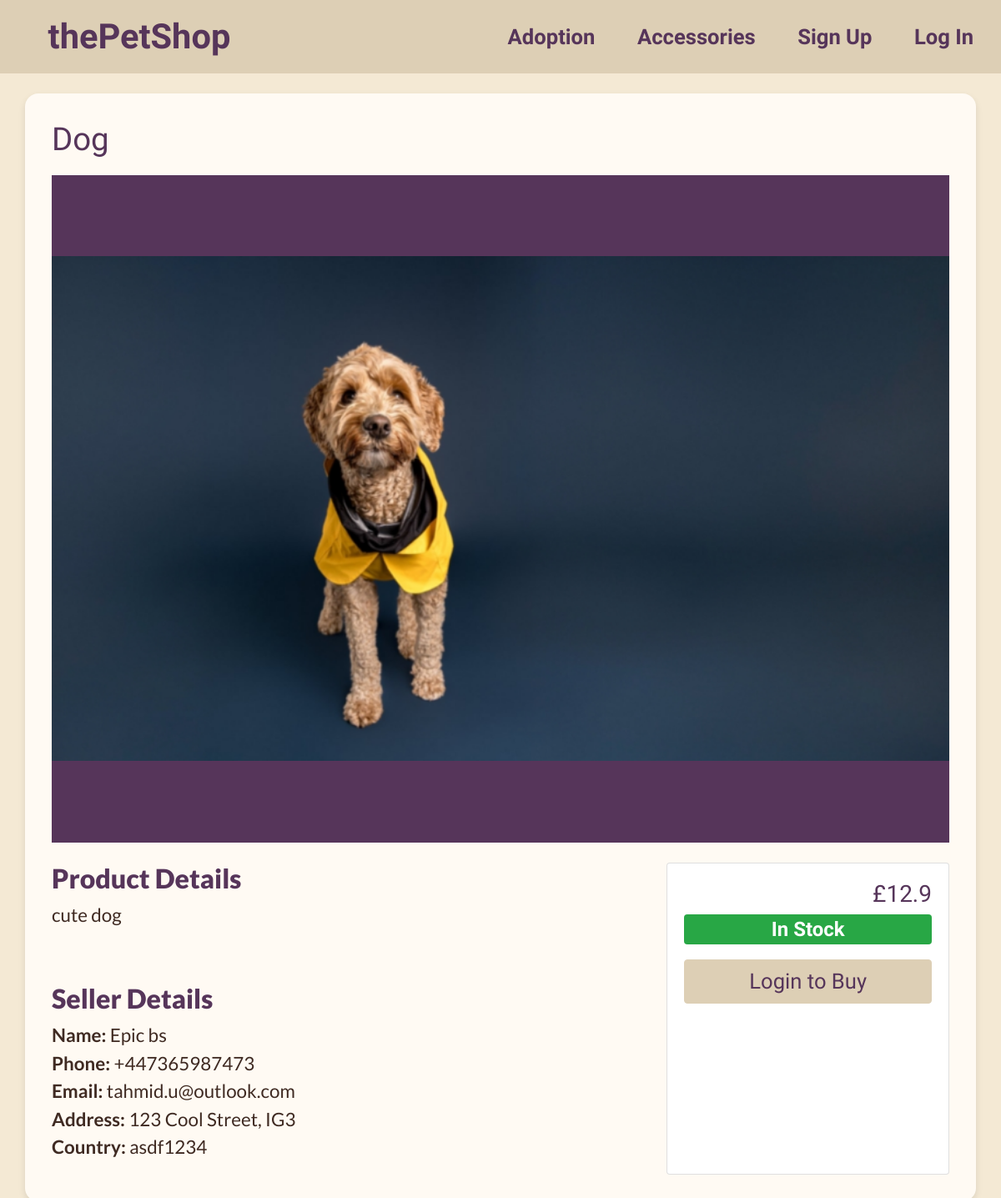
Page /accesory/1 on the earlier database version.
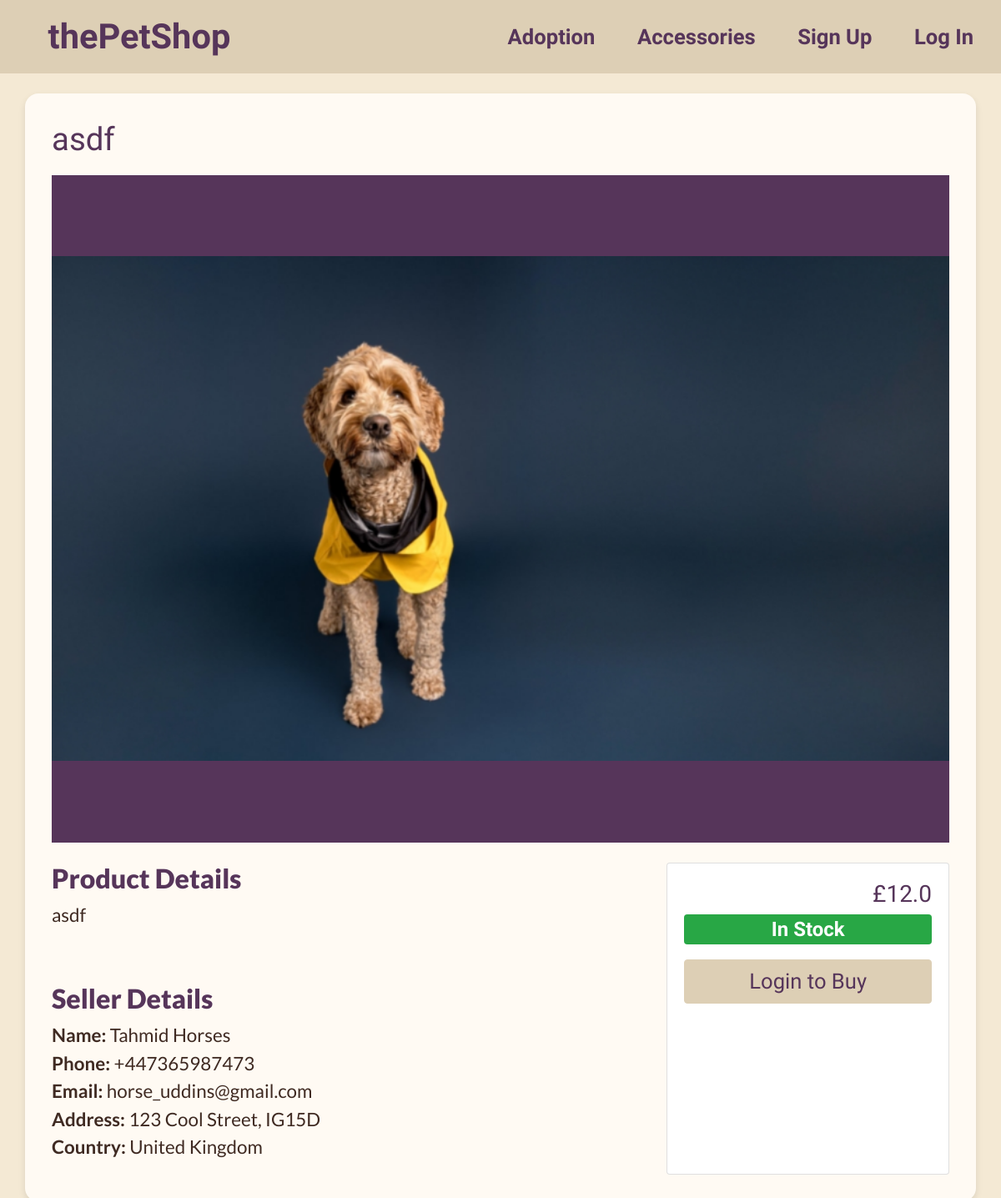
Same page on the later database version.
### app/models.py (models this page shows)
class Listing(db.Model):
    product_id = db.Column(db.Integer, primary_key=True)
    seller_id = db.Column(db.Integer, db.ForeignKey("seller.id"), nullable=False)
    name = db.Column(db.String(500), nullable=False)
    description = db.Column(db.Text, nullable=False)
    stock = db.Column(db.Integer, nullable=False)
    price = db.Column(db.Float, nullable=False)
    category = db.Column(db.String(50), nullable=False)
    images = db.relationship("Image", backref="image", lazy="dynamic")  # plural since one-to-many
    cart_items = db.relationship("Cart", backref="cart", lazy="dynamic")
    orders = db.relationship("Orders", backref="order", lazy="dynamic")

class Image(db.Model):
    id = db.Column(db.Integer, primary_key=True)
    product_id = db.Column(db.Integer, db.ForeignKey("listing.product_id"), nullable=False)
    url = db.Column(db.String(500), nullable=False)

class Seller(db.Model):
    id = db.Column(db.Integer, primary_key=True)
    user_id = db.Column(db.Integer, db.ForeignKey("user.id"), unique=True, nullable=False)
    business_name = db.Column(db.String(100), nullable=False)
    business_phone = db.Column(db.String(20), nullable=False)
    business_email = db.Column(db.String(120), nullable=False)
    business_address = db.Column(db.String(300), nullable=False)
    country = db.Column(db.String(50), nullable=False)
    created_at = db.Column(db.DateTime, default=datetime.datetime.now())
    listings = db.relationship("Listing", backref="seller", lazy="dynamic")  # plural since one-to-many
    orders = db.relationship("Orders", backref="seller", lazy="dynamic")

### app/views.py (the view)
@app.route("/adoption/<int:listing_id>", methods=["POST", "GET"])
@app.route("/accesory/<int:listing_id>", methods=["POST", "GET"])
def listingPage(listing_id):
    listing = Listing.query.filter_by(product_id=listing_id).first()
    seller = Seller.query.filter_by(id=listing.seller_id).first()
    product = {"product_id": listing.product_id,
               "name": listing.name,
               "description": listing.description,
               "price": listing.price,
               "in_stock": listing.stock > 0,
               "quantity": listing.stock,
               "images": []}
    images = Image.query.filter_by(product_id=listing.product_id).all()
    for image in images:
        product["images"].append(image.url)
    if "addToWishlist" in request.form:
        addToWishlist = wishlist_table.insert().values(id=current_user.id, product_id=listing_id)
        db.session.execute(addToWishlist)
        db.session.commit()
    return render_template("listing_page.html", product=product, seller=seller, user=current_user, image_count=len(product["images"]))

### app/templates/listing_page.html (shortened to what this page needs)
{% extends "base.html" %}
{% block content %}
{% include 'nav_bar.html' %}
<div class="container mt-4" id="form_template">
    <h1>{{ product.name }}</h1>
    <div id="imageSlideShow" class="carousel slide" data-ride="carousel">
        <div class="carousel-inner">
            {% for image in product.images %}
            <div class="carousel-item {{ 'active' if loop.index == 1 else ''}}" style="height: 25em; overflow: hidden; border:1em; background-color:#56355a;">
                <img src="../static/{{ image }}" alt="{{ product.name }}" id="image_fit" class="d-block w-100">
            </div>
            {% endfor %}
        </div>
    </div>
    <div class="row mt-4">
        <div class="col-md-8">
                <h2>Product Details</h2>
                <p>{{ product.description }}</p>
                <br>
                <h2>Seller Details</h2>
                <p>
                <strong>Name:</strong>     {{ seller.business_name}}<br>
                <strong>Phone:</strong>     {{ seller.business_phone}}<br>
                <strong>Email:</strong>     {{ seller.business_email}}<br>
                <strong>Address:</strong>     {{ seller.business_address}}<br>
                <strong>Country:</strong>     {{ seller.country }}<br>
                </p>
        </div>
        <div class="col-md-4" style="text-align:right;">
            <div class="card" style="height:100%;">
                <div class="card-body">
                    <h3>£{{ product.price }}</h3>
                    <div class="mb-3" style="font-size:1em;">
                        {% if product.in_stock %}
                            <span class="badge badge-success d-block w-100">In Stock</span>
                            {% if user.is_authenticated %}
                                <form method="POST" action="{{ url_for('addToCart', listing_id=product.product_id)}}">
                                    <div class="form-group mt-3" style="padding:0;">
                                        <select class="form-control" id="quantity" name="quantity">
                                            {% for i in range(1, product.quantity + 1) %}
                                                {% if i <= 10 %}
                                                    <option value="{{ i }}" style="margin-top:0.2em;">{{ i }}</option>
                                                {% endif %}
                                            {% endfor %}
                                        </select>
                                    </div>
                                    <button type="submit" name="addToCart" class="btn btn-primary" style="width:100%; font-size:0.8em; margin-top:0.7em;">Add to Cart</button>
                                </form>
                            {% else %}
                                <form action="{{ url_for('login') }}">
                                    <button type="submit" name="sendToLogin"  class="btn btn-primary" style="width:100%; font-size:0.8em; margin-top:0.7em;">Login to Buy</button>
                                </form>
                            {% endif %}
                        {% else %}
                            <span class="badge badge-danger d-block w-100">Out of Stock</span>
                        {% endif %}
                    </div>
                </div>
            </div>
        </div>
    </div>
</div>
{% endblock %}

### app/templates/base.html (shortened to what this page needs)
<!doctype html>
<html lang="en">
  <head>
    <link rel="stylesheet" href="https://cdn.jsdelivr.net/npm/bootstrap@4.2.1/dist/css/bootstrap.min.css">
    <link rel="stylesheet" type= "text/css" href="../static/base_style.css">
  </head>
  <body>
    {% block content %}{% endblock %}
  </body>
</html>

### app/templates/nav_bar.html (shortened to what this page needs)
<nav class="navbar navbar-expand-lg navbar-light" id="navigationBar">
    <a class="navbar-brand" href="/" id = "navigationText">thePetShop</a>
    <div class="collapse navbar-collapse" id="navbarToggler">
        <ul class="navbar-nav ml-auto">
            <li class="nav-item active">
                <a class="nav-link" href="/adoption">Adoption</a>
            </li>
            <li class="nav-item active">
                <a class="nav-link" href="/accessories">Accessories</a>
            </li>
            {% if user.is_authenticated %}
                <li class="nav-item active">
                    <a class="nav-link" href="/cart">Cart</a>
                </li>
                <li class="nav-item active">
                    <a class="nav-link" href="/account">Account</a>
                </li>
            {% else %}
                <li class="nav-item active">
                    <a class="nav-link" href="/signup">Sign Up</a>
                </li>
                <li class="nav-item active">
                    <a class="nav-link" href="/login">Log In</a>
                </li>
            {% endif %}
        </ul>
    </div>
</nav>

### app/static/base_style.css (style rules this page uses)
:root { --bg_color:#f4e9d4; --text_colour:#56355a; --button_bg_colour: #ddcfb5; --button_color:#56355a; --alt_text_colour:#f4e9d4; }
body { background-color: var(--bg_color); color: var(--text_colour); font-family: "Lexend Deca", sans-serif; font-optical-sizing: auto; font-weight: 700; font-style: normal; font-size: 2em; }
h1 { margin-bottom:0.5em; font-size:1.2em; color: var(--text_colour); }
h2 { font-family: "Lato", sans-serif; font-weight: 800; font-size: 1em; color: var(--text_colour); }
p { font-family: "Lato", sans-serif; font-weight: 400; font-size: 0.7em; color: #3f2a22; }
.container { padding: 1em; }
#navigationBar { background-color: var(--button_bg_colour); color: var(--text_colour); font-size: 1em; cursor: pointer; transition: background-color 10s ease; }
#navigationText { font-size:1.3em; color: var(--text_colour); margin-left: 1em; }
#navigationBar ul li a { margin-right: 0.35em; margin-left: 1em; text-decoration: none; font-size: 0.8em; transition: background-color 0.2s ease, color 0.2s ease; color: var(--text_colour) }
#form_template { width: 100%; margin: 1em auto; padding: 1em; background-color: #fffaf3; border-radius: 0.5em; box-shadow: 0 4px 8px rgba(0, 0, 0, 0.1); }
#image_fit { width: 100%; height: 100%; object-fit: contain; }
.btn-primary { background-color: var(--button_bg_colour); color: var(--text_colour); border-color: var(--button_bg_colour); }

Differences in the rows shown:
changed Listing: name "Dog" → "asdf"; description "cute dog" → "asdf"; price "12.9" → "12.0"
changed Seller: business_name "Epic bs" → "Tahmid Horses"; business_email "tahmid.u@outlook.com" → "horse_uddins@gmail.com"; business_address "123 Cool Street, IG3" → "123 Cool Street, IG15D"; country "asdf1234" → "United Kingdom"
